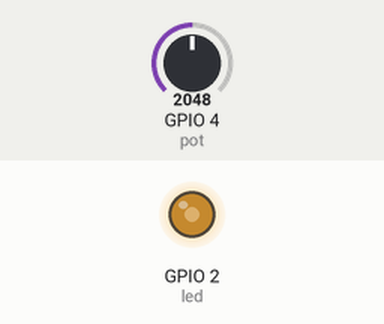
The sketch below on a simulated ESP32. On the bench: output pins drawn as LEDs (lit = HIGH). Inputs (shaded band) come from the test bench; at power-on: GPIO 4 (pot) = 2048. What the sketch prints to the serial monitor is not drawn.

Above: at 1.2 s.
1.3 s: GPIO 4 (pot) set to 2866
At 2.5 s:
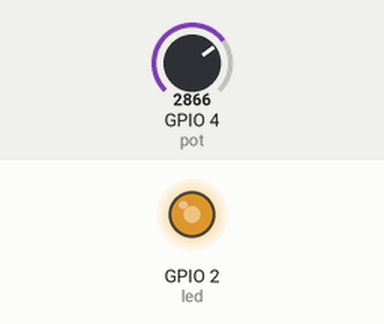
2.8 s: GPIO 4 (pot) set to 3603
At 3.8 s:
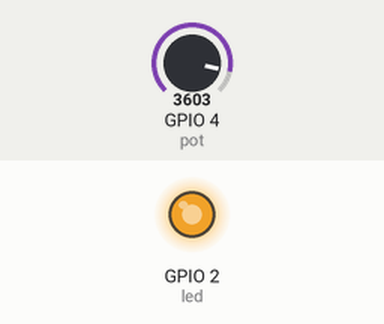
4.3 s: GPIO 4 (pot) set to 491
At 4.9 s:
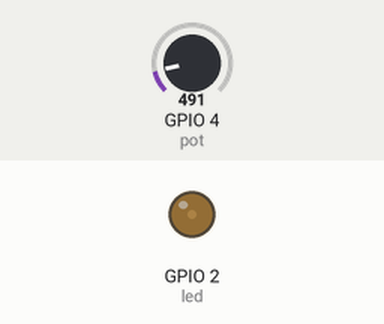
5.8 s: GPIO 4 (pot) set to 0
At 6.1 s:
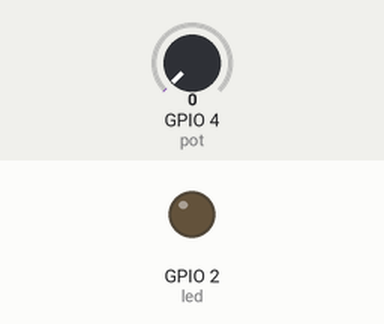
7.3 s: GPIO 4 (pot) set to 2047
At 8.4 s:
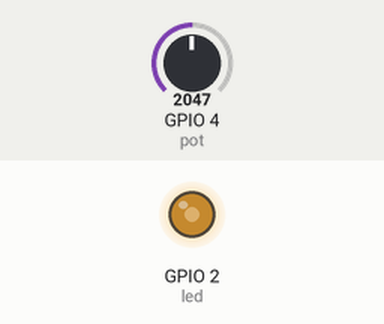
Timing chart, 0 to 9.8 s (numbered marks = the images above; inputs shaded):
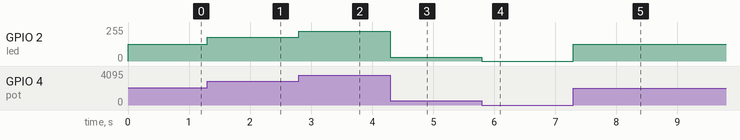

The sketch:

005_led_pwm_com_potenciometro.ino
```cpp
const int led =  2; //GPIO do led
const int pot = 4;  //GPIO do potenciometro

//Parâmetros do pwm
int canal = 0;
int frequencia = 5000;
int ciclo = 8;   //é o ciclo de trabalho

void setup() {

  Serial.begin(115200);

  //Configurações do PWM
  ledcSetup(canal, frequencia, ciclo);
  ledcAttachPin(led, canal);
}

void loop() {

  int valor = analogRead(pot);  //Recebe os dados do potenciômetro em 12 bits
  int brilho = map(valor, 0, 4095, 0, 255); //Converte para 8 bits
  Serial.println(brilho); //Recebe o valor do potenciometro em 8 bits
  ledcWrite(canal, brilho); //Muda o brilho do led de acordo com o potenciômetro


}
```

Measured:
- after the input at 1.3 s, GPIO 2 (led): 127/255 → 177/255 at once
- after the input at 2.8 s, GPIO 2 (led): 177/255 → 223/255 at once
- after the input at 4.3 s, GPIO 2 (led): 223/255 → 30/255 at once
- after the input at 5.8 s, GPIO 2 (led): 30/255 → 0/255 at once
- after the input at 7.3 s, GPIO 2 (led): 0/255 → 127/255 at once
